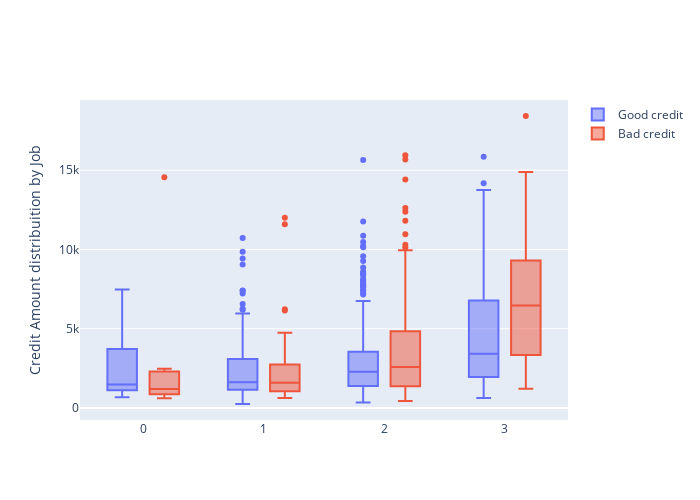

The notebook cell saved with this chart:
### Code cell
trace0 = go.Box(
    x=df_good["Job"],
    y=df_good["Credit amount"],
    name='Good credit'
)

trace1 = go.Box(
    x=df_bad['Job'],
    y=df_bad['Credit amount'],
    name='Bad credit'
)
    
data = [trace0, trace1]

layout = go.Layout(yaxis=dict(title='Credit Amount distribuition by Job'),
                   boxmode='group',
                   width=700, height=500
                   )
fig = go.Figure(data=data, layout=layout)

py.iplot(fig, filename='box-age-cat')

### Figure 1 — Plotly figure (JSON) as saved in the notebook; plotly's stock layout.template omitted (floating-point values rounded to 4 significant figures; data arrays with more than 128 entries replaced by an {"elided": "..."} marker saying what was removed)
{"data": [{"name": "Good credit", "type": "box", "x": {"elided": "700 int values"}, "y": {"elided": "700 int values"}}, {"name": "Bad credit", "type": "box", "x": {"elided": "300 int values"}, "y": {"elided": "300 int values"}}], "layout": {"boxmode": "group", "height": 500, "width": 700, "yaxis": {"title": {"text": "Credit Amount distribuition by Job"}}}}
